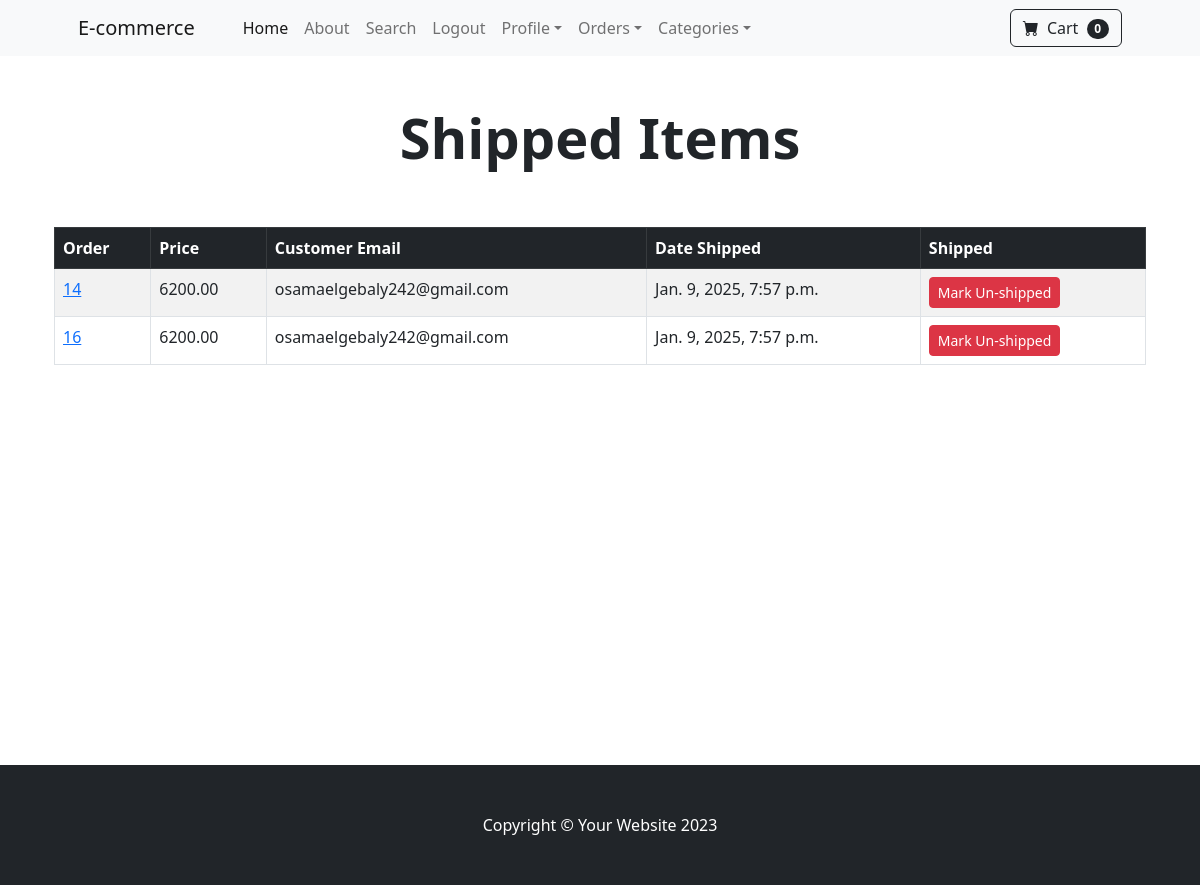
The app's page /payment/shipped_dash/ (signed in) with its own data.
### payment/models.py (models this page shows, shortened)
class Order(models.Model):
    user = models.ForeignKey(User,on_delete=models.CASCADE,null=True,blank=True)
    full_name = models.CharField(max_length=255)
    email = models.EmailField(max_length=250)
    shipping_address = models.TextField(max_length=20000)
    amount_paid = models.DecimalField(decimal_places=2,max_digits=10)
    date_ordered = models.DateTimeField(auto_now_add=True)
    shipped = models.BooleanField(default=False)
    date_shipped = models.DateTimeField(blank=True,null=True)

### payment/views.py (the view)
# urls.py: path('shipped_dash/',views.shipped_dash,name='shipped_dash'),
def shipped_dash(request):
     if request.user.is_authenticated and request.user.is_superuser:
          orders = Order.objects.filter(shipped=True)
          if request.method == 'POST':
               status = False
               num = request.POST['num']
               order = Order.objects.filter(id=num)
               order.update(shipped=status)
               messages.success(request,'Status Updated ')
          return render(request,'payment/shipped_dash.html',{'orders':orders})
     else:
          messages.success(request,'Access Denied ')
          return redirect('home')

### cart/cart.py (called while the page is built)
    def __len__(self):
        return len(self.cart)

### cart/context_processors.py (called while the page is built)
def cart(request):
    return {'cart':Cart(request)}

def categories(request):
    categories = Category.objects.all()
    return {'categories':categories}

### payment/templates/payment/shipped_dash.html (shortened to what this page needs)
{% extends "base.html" %}
{% block content %}
<header class=" py-5">
    <div class="container">
        <div class="text-center">
            <h1 class="display-4 fw-bolder">Shipped Items </h1>
        </div>
    </div>
</header>
<div class="container">
    <div class="container">
        <table class="table table-striped table-hover table-bordered ">
            <thead class='table-dark'>
              <tr>
                <th scope="col">Order</th>
                <th scope="col">Price</th>
                <th scope="col">Customer Email</th>
                <th scope="col">Date Shipped </th>
                <th scope="col"> Shipped </th>
              </tr>
            </thead>
            <tbody>
            {% for order in orders %}
               <tr>
                <td > <a href="{% url "orders" order.id %} ">{{order.id}}</td></a>
                <td>{{order.amount_paid}}</td>
                <td>{{order.email}} </td>
                <td>{{order.date_shipped}} </td>
                <td>
                  <form method='POST'>
                    <button type='submin' class='btn btn-danger btn-sm'>Mark Un-shipped</button>
                  </form>
                </td>
              </tr>
            {% endfor %}
            </tbody>
          </table>
    </div>
</div>
<br><br>
<br><br><br><br><br><br>
<br><br><br><br><br><br><br><br>
{% endblock content %}

### records on screen
Order: id "14", amount_paid "6200.00", email "osamaelgebaly242@gmail.com", date_shipped "Jan. 9, 2025, 7:57 p.m."
Order: id "16", amount_paid "6200.00", email "osamaelgebaly242@gmail.com", date_shipped "Jan. 9, 2025, 7:57 p.m."

### other values on screen
{{ cart|length }} "0"
